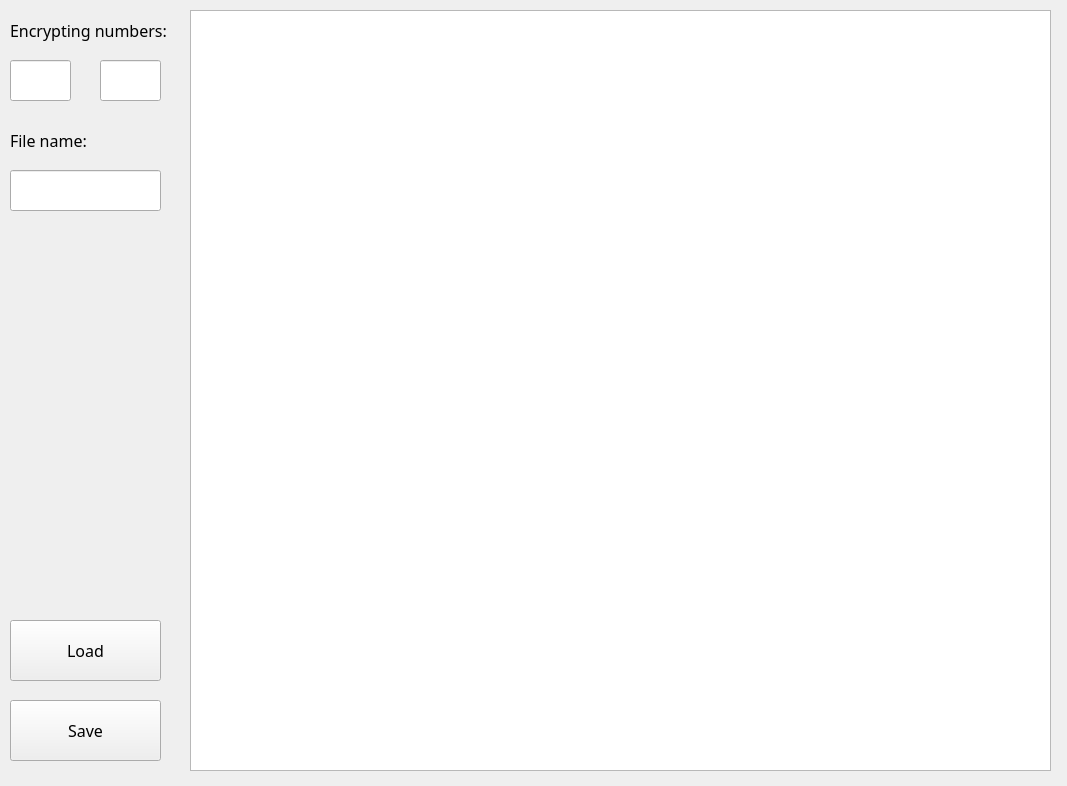
<?xml version="1.0" encoding="UTF-8"?>
<ui version="4.0">
 <class>MainWindow</class>
 <widget class="QMainWindow" name="MainWindow">
  <property name="geometry">
   <rect>
    <x>0</x>
    <y>0</y>
    <width>1067</width>
    <height>786</height>
   </rect>
  </property>
  <property name="font">
   <font>
    <family>TypoGraphica</family>
   </font>
  </property>
  <property name="windowTitle">
   <string>MainWindow</string>
  </property>
  <property name="iconSize">
   <size>
    <width>48</width>
    <height>48</height>
   </size>
  </property>
  <widget class="QWidget" name="centralwidget">
   <widget class="QTextEdit" name="text">
    <property name="geometry">
     <rect>
      <x>190</x>
      <y>10</y>
      <width>861</width>
      <height>761</height>
     </rect>
    </property>
    <property name="font">
     <font>
      <family>Tw Cen MT Condensed Extra Bold</family>
      <pointsize>18</pointsize>
     </font>
    </property>
    <property name="html">
     <string>&lt;!DOCTYPE HTML PUBLIC &quot;-//W3C//DTD HTML 4.0//EN&quot; &quot;http://www.w3.org/TR/REC-html40/strict.dtd&quot;&gt;
&lt;html&gt;&lt;head&gt;&lt;meta name=&quot;qrichtext&quot; content=&quot;1&quot; /&gt;&lt;style type=&quot;text/css&quot;&gt;
p, li { white-space: pre-wrap; }
&lt;/style&gt;&lt;/head&gt;&lt;body style=&quot; font-family:'Tw Cen MT Condensed Extra Bold'; font-size:18pt; font-weight:400; font-style:normal;&quot;&gt;
&lt;p style=&quot;-qt-paragraph-type:empty; margin-top:0px; margin-bottom:0px; margin-left:0px; margin-right:0px; -qt-block-indent:0; text-indent:0px; font-size:12pt;&quot;&gt;&lt;br /&gt;&lt;/p&gt;&lt;/body&gt;&lt;/html&gt;</string>
    </property>
   </widget>
   <widget class="QLineEdit" name="num1">
    <property name="geometry">
     <rect>
      <x>10</x>
      <y>60</y>
      <width>61</width>
      <height>41</height>
     </rect>
    </property>
    <property name="font">
     <font>
      <family>TypoGraphica</family>
      <pointsize>12</pointsize>
     </font>
    </property>
   </widget>
   <widget class="QLineEdit" name="num2">
    <property name="geometry">
     <rect>
      <x>100</x>
      <y>60</y>
      <width>61</width>
      <height>41</height>
     </rect>
    </property>
    <property name="font">
     <font>
      <family>TypoGraphica</family>
      <pointsize>12</pointsize>
     </font>
    </property>
   </widget>
   <widget class="QPushButton" name="load">
    <property name="geometry">
     <rect>
      <x>10</x>
      <y>620</y>
      <width>151</width>
      <height>61</height>
     </rect>
    </property>
    <property name="font">
     <font>
      <family>TypoGraphica</family>
      <pointsize>12</pointsize>
     </font>
    </property>
    <property name="text">
     <string>Load</string>
    </property>
   </widget>
   <widget class="QPushButton" name="save">
    <property name="geometry">
     <rect>
      <x>10</x>
      <y>700</y>
      <width>151</width>
      <height>61</height>
     </rect>
    </property>
    <property name="font">
     <font>
      <family>TypoGraphica</family>
      <pointsize>12</pointsize>
     </font>
    </property>
    <property name="text">
     <string>Save</string>
    </property>
   </widget>
   <widget class="QLineEdit" name="filename">
    <property name="geometry">
     <rect>
      <x>10</x>
      <y>170</y>
      <width>151</width>
      <height>41</height>
     </rect>
    </property>
    <property name="font">
     <font>
      <family>TypoGraphica</family>
      <pointsize>12</pointsize>
     </font>
    </property>
   </widget>
   <widget class="QLabel" name="label">
    <property name="geometry">
     <rect>
      <x>10</x>
      <y>10</y>
      <width>171</width>
      <height>41</height>
     </rect>
    </property>
    <property name="font">
     <font>
      <family>TypoGraphica</family>
      <pointsize>12</pointsize>
     </font>
    </property>
    <property name="text">
     <string>Encrypting numbers:</string>
    </property>
   </widget>
   <widget class="QLabel" name="label_2">
    <property name="geometry">
     <rect>
      <x>10</x>
      <y>120</y>
      <width>171</width>
      <height>41</height>
     </rect>
    </property>
    <property name="font">
     <font>
      <family>TypoGraphica</family>
      <pointsize>12</pointsize>
     </font>
    </property>
    <property name="text">
     <string>File name:</string>
    </property>
   </widget>
   <widget class="QLabel" name="msg">
    <property name="geometry">
     <rect>
      <x>10</x>
      <y>380</y>
      <width>171</width>
      <height>51</height>
     </rect>
    </property>
    <property name="font">
     <font>
      <pointsize>14</pointsize>
     </font>
    </property>
    <property name="text">
     <string/>
    </property>
   </widget>
  </widget>
 </widget>
 <resources/>
 <connections/>
</ui>
